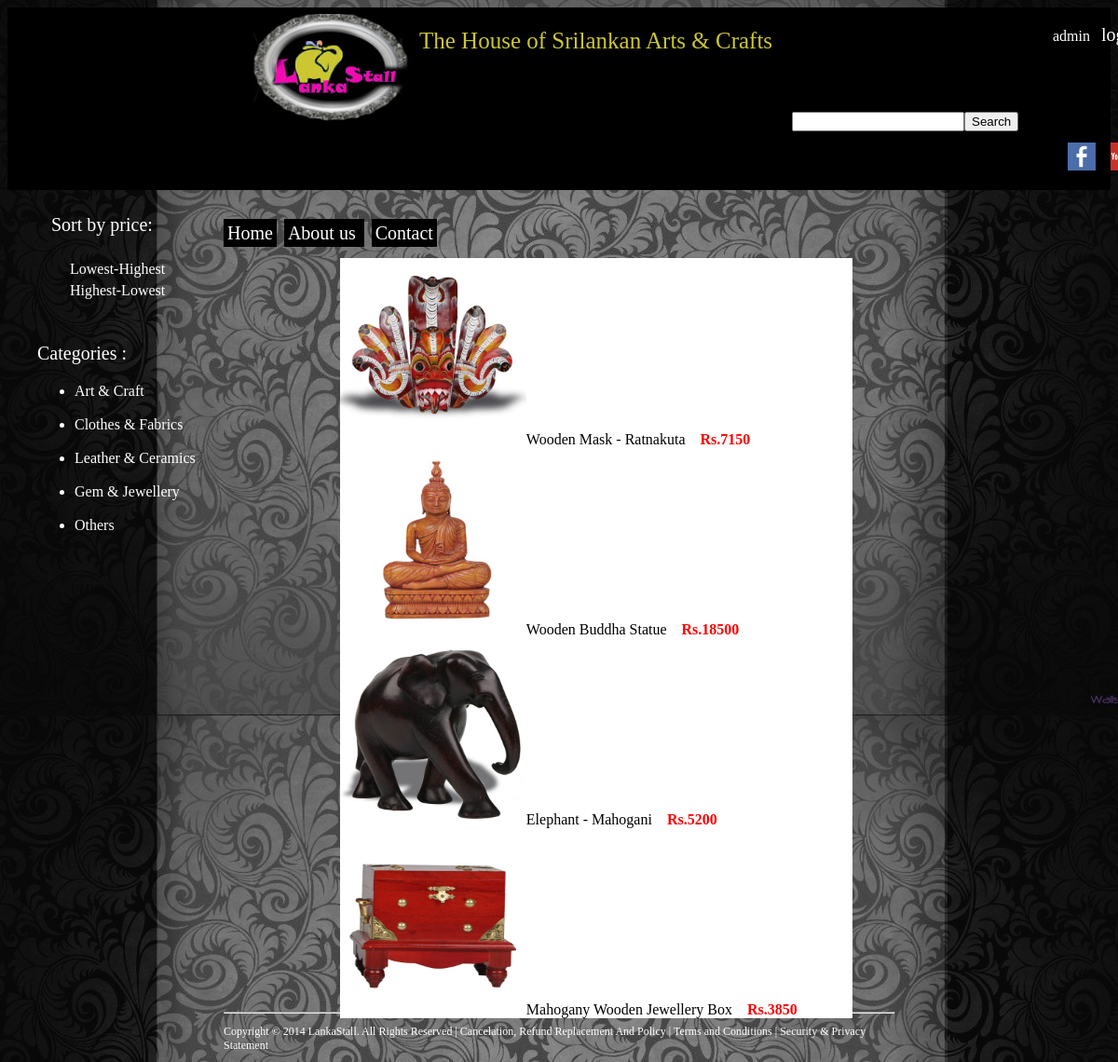
The page /itemstock.php?c=acw (signed in) on the database its author committed.
### tables this page shows
CREATE TABLE IF NOT EXISTS `itemdetails` (
  `sno` int(10) unsigned NOT NULL default '0',
  `category` varchar(30) default '',
  `material` varchar(30) default '',
  `weight` varchar(10) default '',
  `size` varchar(20) default '',
  `price` int(11) default '0',
  `stock` int(11) default '0',
  `code` varchar(7) NOT NULL default '',
  `image` varchar(40) NOT NULL default '',
  `pname` varchar(45) NOT NULL default '',
  `email` varchar(45) NOT NULL default '',
  `location` varchar(45) NOT NULL default '',
  `itemname` varchar(45) NOT NULL default '',
  PRIMARY KEY  (`sno`)
);

### itemstock.php (the view, shortened to what this page needs)
<head>
<link href="style.css" rel="stylesheet" type="text/css">
</head>
 <body>
  <p id="heading">
  The House of Srilankan Arts & Crafts
    </p>
  <header>
 <img src="images/logo.jpg " id="logo">The House of Srilankan Arts & Crafts
 </header>
 <a href=""> <img id="social" src="images/facebook.jpg"></a>
  <a href=""> <img id="social" src="images/youtube.jpg"></a>
 <form style="position:absolute; top:120px; left:850px;">
<input type="text" size="20"><input type="submit" value="Search" name="search">
</form>
<p id="user">
<?php
if(isset($_SESSION['uname']))
{
$msg=$_SESSION['uname'];
echo $msg;
echo "&nbsp;&nbsp;&nbsp;<a id='logout' href='logout.php'>logout</a>";
}?>
</p>
<div class="con">
<nav>
<a href="logedhome.php">Home</a>&nbsp;
<a href="Aboutus.php">About us </a>&nbsp;
<a href="Contactus.php">Contact</a>
</nav>
<?php
$c = $_GET['c'];
$connection=mysqli_connect("localhost","root","root","lankastall");
	$query1 = mysqli_query($connection,"SELECT * FROM itemdetails where code='$c'");
echo "<section id='itemtable'>";
		while($row = mysqli_fetch_array($query1))
		{
		$sno=$row['sno'];
		$p=$row['price'];
		$i=$row['image'];
		$in=$row['itemname'];
		echo "<a href=Details.php?sno=",urlencode($sno),"><img src='uploads/$i' id='item' ></a>";
		echo $in;
		echo "<h4 style='display:inline;'>Rs.$p</h4>";
		echo "<br>";
		}
echo "</section>";
?>
<section id="sort">
<p id="lside"> &nbsp;&nbsp;
Sort by price:<br><br>&nbsp;&nbsp;&nbsp;&nbsp;&nbsp;&nbsp;
<a id="slink" href="itemsort.php?c=<?php echo $c;?>&sortby='lohi'">Lowest-Highest</a><br>&nbsp;&nbsp;&nbsp;&nbsp;&nbsp;&nbsp;
<a id="slink" href="itemsort.php?c=<?php echo $c;?>&sortby=hilo">Highest-Lowest</a>
<br><br><br>Categories :
<ul>
<li><a href="Art&craft.php" style="color:white;">Art & Craft</a></li><br>
<li><a href="#" style="color:white;">Clothes & Fabrics</a></li><br>
<li><a href="#" style="color:white;" >Leather & Ceramics</a></li><br>
<li><a href="#" style="color:white;">Gem & Jewellery</a></li><br>
<li><a href="#" style="color:white;">Others</a></li>
</ul>
</p>
</section>
<footer>
<p style="font-size:12px; color:white;">Copyright &copy; 2014 LankaStall. All Rights Reserved | Cancelation, Refund Replacement And Policy | Terms and Conditions | Security & Privacy Statement</p>
</footer>
</div>
</body>
</html>

### style.css (style rules this page uses)
body { background-image:url("images/ttt.jpg"); background-repeat:repeat-y;background-position:center top; background-attachment:fixed; }
header { width:100%; height:25%;background-color:black; }
#logo { position:relative;right:-35ex;bottom:-1ex ;width:180px;height:120px; }
#heading { color:#ccc632;position:absolute;left:450px;top:5px;font-size:25px; }
#social { width:30px;height:30px; position:relative;right:-155ex;top:-7ex }
.con { position:absolute; left:20%; top:21%; width:60% }
nav a { text-decoration:none ; color:white; font-size:20px;padding:4px; background-color:black; }
#itemtable { position:relative;right:-17ex;bottom:-2ex;background-color:white; width:550px; }
#item { width:200px;height:200px; }
h4 { color:red; }
#sort { position:fixed;left:40px;top:210px; color:white; }
#lside { color:white; font-size:20px; }
#sort a:link { text-decoration:none; }
#user { color:white;position:absolute;left:1130px;top:10px; }
#logout { color:white; text-decoration:none; font-size:20; text-weight:bold; }
#slink { text-decoration:none;color:white;font-size:16; }

### rows shown on the page
itemdetails: image (picture), itemname "Wooden Mask - Ratnakuta", price "7150"
itemdetails: image (picture), itemname "Wooden Buddha Statue", price "18500"
itemdetails: image (picture), itemname "Elephant - Mahogani", price "5200"
itemdetails: image (picture), itemname "Mahogany Wooden Jewellery Box", price "3850"

### other values the page prints
$msg "admin"
